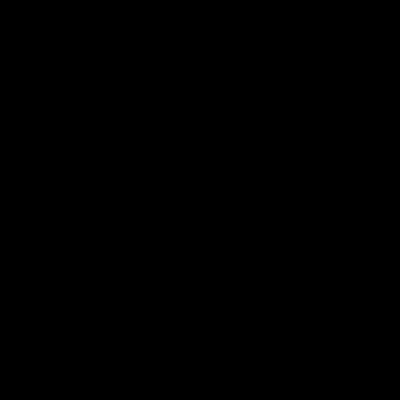
Frame 1 (no input)
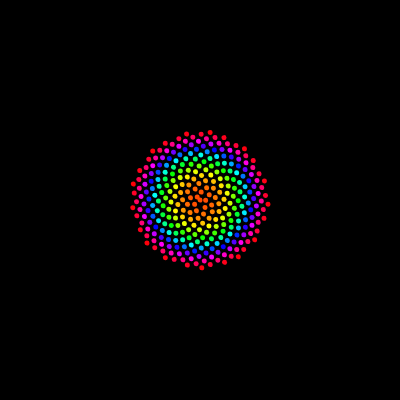
Frame 60 (no input)
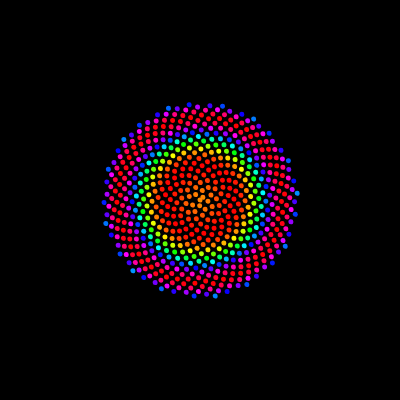
Frame 120 (the mouse pressed at the canvas centre since frame 60)

The p5.js sketch that drew these frames (run headless with seeded random() and noise() and a simulated clock; from frame 60 on, the mouse is pressed at the canvas centre):

// p5.js sketch
// ── sketch.js
// globals
var start = 0; // color
var n = 0; // num


// constant
const SCREEN_SIZE = 400;
const ANGLE = 137.5;
const SCL = 4;
const R = 5;

// Setup
function setup() {
  createCanvas(SCREEN_SIZE, SCREEN_SIZE);
  angleMode(DEGREES);
  colorMode(HSB);
}
// Draw
function draw(){
  background(0);
  translate(width / 2, height / 2);
  rotate(n * 0.3);
  for(let i = 0; i < n; i++){
    let a = i * ANGLE;
    let r = SCL * sqrt(i);
    let x = r * cos(a);
    let y = r * sin(a);
    let hu = sin(start + i * 0.5);
    hu = map(hu, -1, 1, 0, 360);
    fill(hu, 255, 255);
    noStroke();
    ellipse(x, y, R, R);
  }
  n += 5;
  start += 5;
}

// Action
